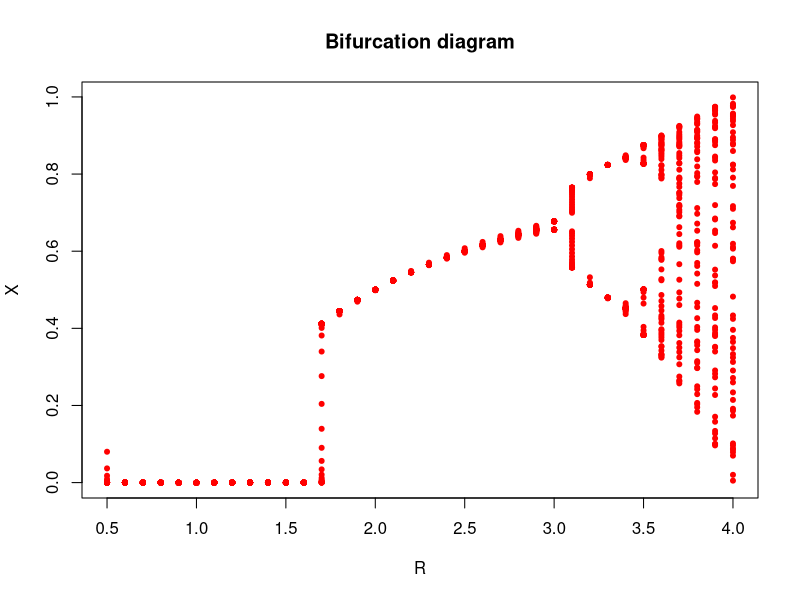

R code for this plot:
t <- seq(0.5, 4, by = 0.1)
x <- 0.2
X = c()
R = c()

for (r in t)
{
  for (run in 1:60)
  {
  	x = r*x*(1-x)
  	X = append(X, x)
  	R = append(R,r)
  }
}

plot(R,X, main="Bifurcation diagram", pch=20,col=c('red'))


